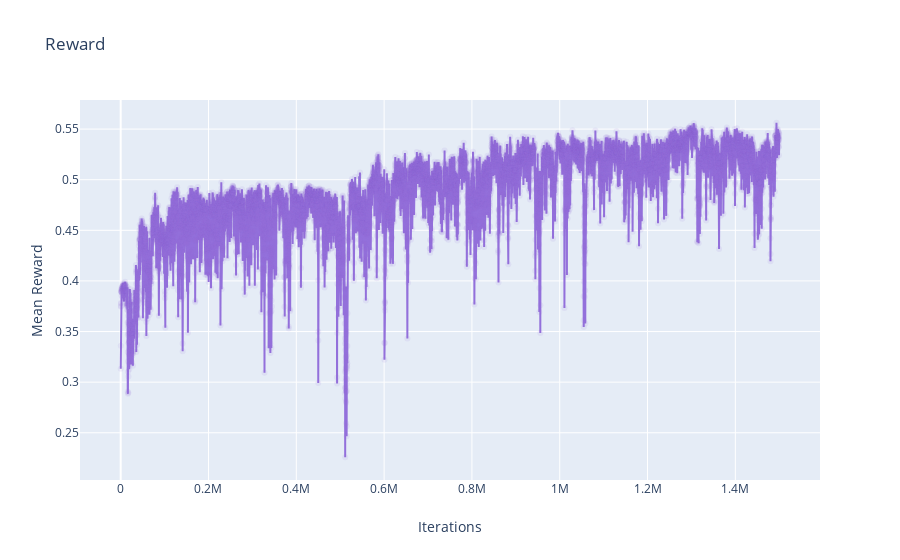

This figure's notebook cell:
### Code cell
fig = go.Figure()
fig.update_xaxes(title_text='Iterations')
fig.update_yaxes(title_text='Mean Reward')
fig.update_layout(title_text="Reward")
fig.add_trace(go.Scatter(x=data['iteration'][:-1], y=data['value'][:-1],
                    mode='lines+markers', name='markers', marker=dict(
            color='MediumPurple',
            opacity=0.1,
        )))

### Figure 1 — Plotly figure (JSON) as saved in the notebook; plotly's stock layout.template omitted (floating-point values rounded to 4 significant figures; data arrays with more than 128 entries replaced by an {"elided": "..."} marker saying what was removed)
{"data": [{"marker": {"color": "MediumPurple", "opacity": 0.1}, "mode": "lines+markers", "name": "markers", "type": "scatter", "x": {"elided": "10000 int values"}, "y": {"elided": "10000 float values"}}], "layout": {"title": {"text": "Reward"}, "xaxis": {"title": {"text": "Iterations"}}, "yaxis": {"title": {"text": "Mean Reward"}}}}
